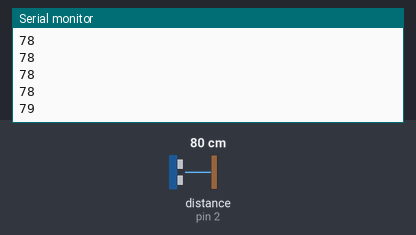
Simulated run of this sketch. Board: Arduino Uno, built with avr-gcc and run on an emulated ATmega328P. Parts: the last lines printed to the serial monitor. Wiring (inferred from the names in the program): ultrasonic range finder: trigger pin 3; echo pin 2. Inputs (shaded band) come from the test bench; at power-on: distance to the obstacle (sensor on pin 2) 80 cm. The echo pulse lasts 58.3 µs per cm.

Above: at 1.2 s.
1.3 s: distance to the obstacle (sensor on pin 2) set to 2 cm
At 1.41 s:
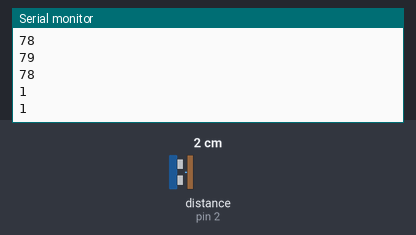
2.8 s: distance to the obstacle (sensor on pin 2) set to 4 cm
At 2.81 s:
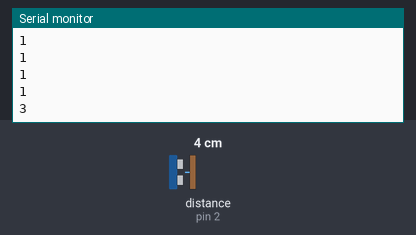
Timing chart, 0 to 5.8 s (numbered marks = the images above; inputs shaded):
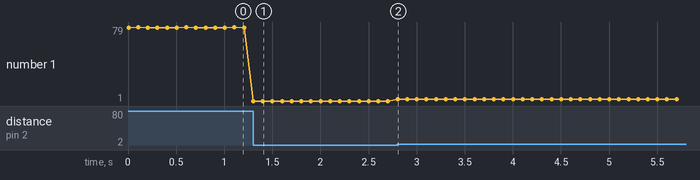

The sketch:

MySuperSonic.ino
```cpp
int trig=3, echo=2, distacne;
unsigned long Echo_HIGH, Echo_LOW;

void setup() {
  // put your setup code here, to run once:
  Serial.begin(9600);
pinMode(trig, OUTPUT);
attachInterrupt(0, SuperSonic_ISR, CHANGE);
}

void loop() {
  // put your main code here, to run repeatedly:
digitalWrite(trig, 1);
delayMicroseconds(10);
digitalWrite(trig, 0);
delay(100);
}

void SuperSonic_ISR(void)
{
    int EchoState;
    EchoState= digitalRead(echo);
//Serial.println("as");
    if(EchoState==1)
    {
        Echo_HIGH=micros();
    }

    else if(EchoState==0)
    {
        Echo_LOW=micros();

        distacne= CalculateDist(Echo_HIGH, Echo_LOW);

        Serial.println(distacne);
    }
}

int CalculateDist(unsigned long HighPulseTime, unsigned long LowPulseTime)
{
    return 17*(LowPulseTime-HighPulseTime)/1000;
}
```

Measured:
- after the input at 1.3 s, the serial monitor: prints a new line at once (image 1)
- after the input at 2.8 s, the serial monitor: prints a new line at once (image 2)
- plotted number 1: 78 → 1 after the input at 1.3 s, 1 → 3 after the input at 2.8 s
